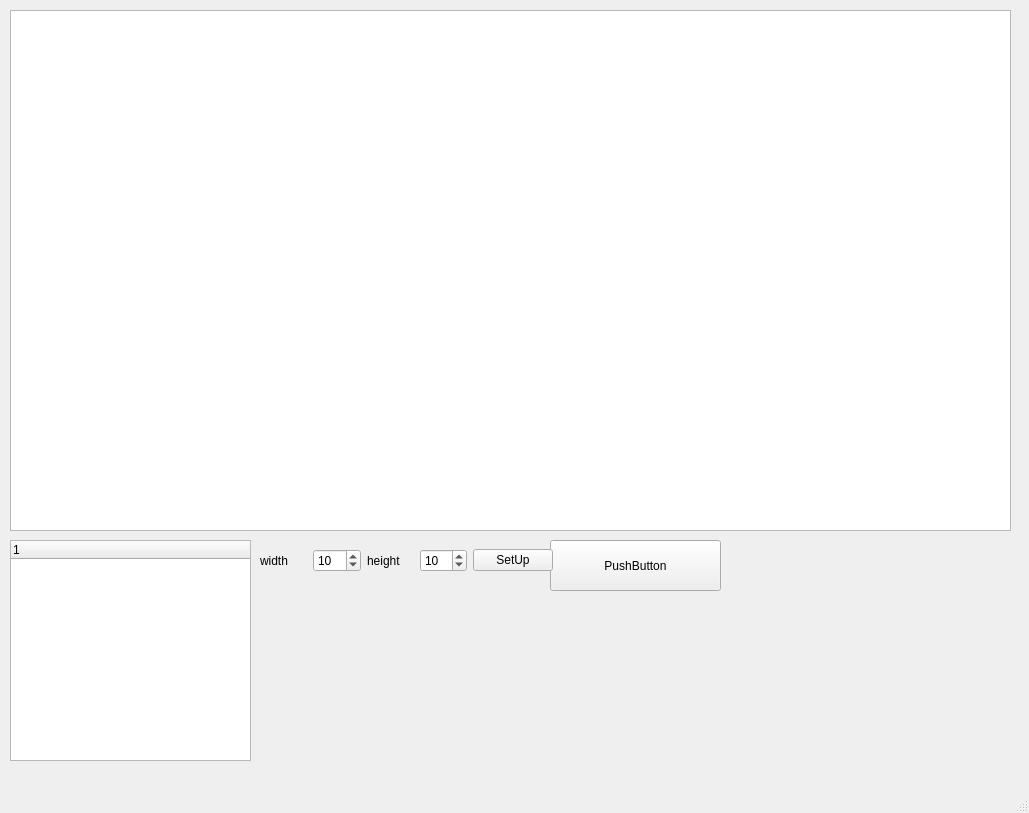
<?xml version="1.0" encoding="UTF-8"?>
<ui version="4.0">
 <class>MainWindow</class>
 <widget class="QMainWindow" name="MainWindow">
  <property name="geometry">
   <rect>
    <x>0</x>
    <y>0</y>
    <width>1029</width>
    <height>813</height>
   </rect>
  </property>
  <property name="windowTitle">
   <string>MainWindow</string>
  </property>
  <widget class="QWidget" name="centralwidget">
   <widget class="QPushButton" name="pushButton_2">
    <property name="geometry">
     <rect>
      <x>550</x>
      <y>540</y>
      <width>171</width>
      <height>51</height>
     </rect>
    </property>
    <property name="text">
     <string>PushButton</string>
    </property>
   </widget>
   <widget class="QGraphicsView" name="graphicsView">
    <property name="geometry">
     <rect>
      <x>10</x>
      <y>10</y>
      <width>1001</width>
      <height>521</height>
     </rect>
    </property>
   </widget>
   <widget class="QWidget" name="horizontalLayoutWidget">
    <property name="geometry">
     <rect>
      <x>260</x>
      <y>540</y>
      <width>293</width>
      <height>41</height>
     </rect>
    </property>
    <layout class="QHBoxLayout" name="horizontalLayout">
     <item>
      <widget class="QLabel" name="label">
       <property name="text">
        <string>width</string>
       </property>
      </widget>
     </item>
     <item>
      <widget class="QSpinBox" name="map_w">
       <property name="value">
        <number>10</number>
       </property>
      </widget>
     </item>
     <item>
      <widget class="QLabel" name="label_2">
       <property name="text">
        <string>height</string>
       </property>
      </widget>
     </item>
     <item>
      <widget class="QSpinBox" name="map_h">
       <property name="value">
        <number>10</number>
       </property>
      </widget>
     </item>
     <item>
      <widget class="QPushButton" name="SetUp">
       <property name="text">
        <string>SetUp</string>
       </property>
      </widget>
     </item>
    </layout>
   </widget>
   <widget class="QTreeWidget" name="treeWidget">
    <property name="geometry">
     <rect>
      <x>10</x>
      <y>540</y>
      <width>241</width>
      <height>221</height>
     </rect>
    </property>
    <column>
     <property name="text">
      <string notr="true">1</string>
     </property>
    </column>
   </widget>
  </widget>
  <widget class="QMenuBar" name="menubar">
   <property name="geometry">
    <rect>
     <x>0</x>
     <y>0</y>
     <width>1029</width>
     <height>24</height>
    </rect>
   </property>
  </widget>
  <widget class="QStatusBar" name="statusbar"/>
 </widget>
 <resources/>
 <connections>
  <connection>
   <sender>pushButton_2</sender>
   <signal>clicked()</signal>
   <receiver>MainWindow</receiver>
   <slot>export()</slot>
   <hints>
    <hint type="sourcelabel">
     <x>614</x>
     <y>589</y>
    </hint>
    <hint type="destinationlabel">
     <x>643</x>
     <y>662</y>
    </hint>
   </hints>
  </connection>
 </connections>
 <slots>
  <slot>export()</slot>
 </slots>
</ui>
